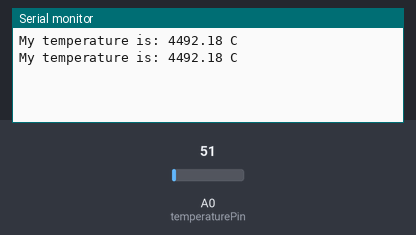
This sketch was run on a simulated Arduino Uno, built with avr-gcc and run on an emulated ATmega328P. On the bench: the last lines printed to the serial monitor. The inputs (shaded band) are chosen by the test bench; at power-on: A0 (temperaturePin) = 51.

Above: at 1.8 s.
1.9 s: A0 (temperaturePin) set to 61
At 2.8 s:
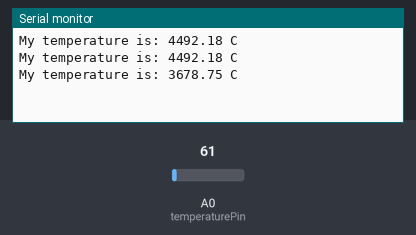
3.4 s: A0 (temperaturePin) set to 71
At 4.8 s:
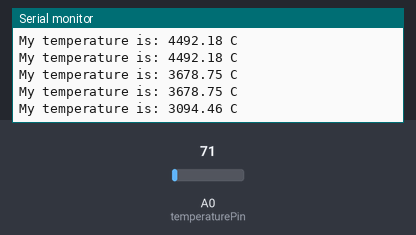
Timing chart, 0 to 6.4 s (numbered marks = the images above; inputs shaded):
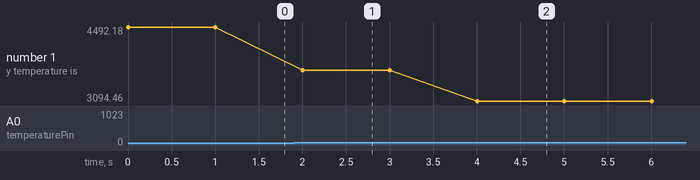

The sketch:

temperature_read.ino
```cpp
// Temperature Read - by Harrison Shoebridge, 2016.

const int temperaturePin = A0;

void setup() {
  Serial.begin(9600);
}

void loop() {
  float value = analogRead(temperaturePin);

  float VA0 = value / 1023.0 * 5.0;
  float V0 = 5.0;
  float resistance = ((V0 * 470) / VA0) - 470;

  float temperature = 25;
  float temperatureDifference = (resistance - 470) / 1.9;

  temperature += temperatureDifference;

  Serial.print("My temperature is: "); Serial.print(temperature); Serial.println(" C");

  delay(1000);
}
```

Measured:
- after the input at 1.9 s, the serial monitor: prints a new line after 0.10 s (image 1)
- after the input at 3.4 s, the serial monitor: prints a new line after 0.60 s (image 2)
- plotted number 1: 4492.18 → 3678.75 after the input at 1.9 s, 3678.75 → 3094.46 after the input at 3.4 s
